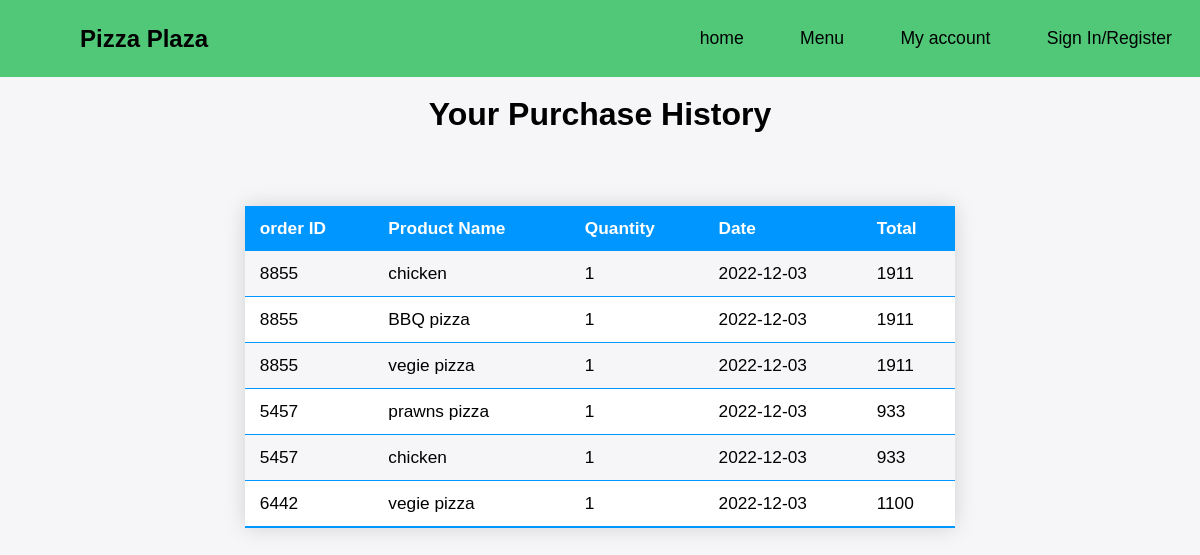
/purchaseHistory.php (signed in), run on the app's committed database.
### tables this page shows
CREATE TABLE IF NOT EXISTS `tblpayment` (
  `ID` int NOT NULL AUTO_INCREMENT,
  `total` double NOT NULL,
  `orderID` varchar(100) NOT NULL,
  PRIMARY KEY (`ID`)
);

CREATE TABLE IF NOT EXISTS `tblorder` (
  `orderID` varchar(100) NOT NULL,
  `productName` varchar(100) NOT NULL,
  `qty` int NOT NULL,
  `email` varchar(100) NOT NULL,
  `date` date NOT NULL,
  `orderNo` int NOT NULL AUTO_INCREMENT,
  PRIMARY KEY (`orderNo`)
);

### purchaseHistory.php (the view, shortened to what this page needs)
<!DOCTYPE html>
<html lang="en">
<head>
</head>
<body>
<header class="navbar">
        <div class="logo">
            <img src="./images/icons/logo.png" alt="" class="logo-image">
            <span class="logo-name">Pizza Plaza</span>
        </div>
        <div class="nav-links">
            <ul>
              <li><a href="./home.html">home</a></li>
              <li><a href="./menu.php">Menu</a></li>
              <li><a href="./userAccount.php">My account</a></li>
              <li><a href="login.php">Sign In/Register</a></li>
            </ul>
        </div>
</header>
    <h1>Your Purchase History</h1>
<main>
    <div class="container">
    <table class="styled-table">
        <thead>
            <tr>
                <th>order ID</th>
                <th>Product Name</th>
                <th>Quantity </th>
                <th>Date</th>
                <th>Total</th>
            </tr>
        </thead>
            <?php
                 $con = mysqli_connect("localhost","root","","pizzaplaza");
                $sql2 = "SELECT * FROM tblorder as o, tblpayment as p WHERE o.orderID=p.orderID AND o.email='".$_SESSION["userName"]."' ";
                $result2 = mysqli_query($con,$sql2);
                if(mysqli_num_rows($result2)>0)
                    {
                        while($row2 = mysqli_fetch_assoc($result2))
                        {
            ?>
                <tr>
                    <td> <?php echo $row2["orderID"]; ?></td>
                    <td> <?php echo $row2["productName"]; ?></td>
                    <td> <?php echo $row2["qty"]; ?></td>
                    <td> <?php echo $row2["date"]; ?></td>
                    <td> <?php echo $row2["total"]; ?></td>
                </tr>
            <?php
                        }
                    }
            ?>
    </table>
    </div>
</main>
</body>
</html>

### purchaseHistory.php (style rules this page uses)
html { font-size: 16px; }
* { padding: 0; margin: 0; box-sizing: border-box; font-family: 'Manrope', sans-serif; }
body { background: #f6f5f7; }
.logo-image { display: block; width: 5rem; padding: 0.5rem; }
.logo-name { font-size: 1.5rem; font-weight: 700; }
.logo { display: flex; align-items: center; }
.navbar { display: flex; background-color: rgb(80, 200, 120); justify-content: space-between; align-items: center; position: fixed; width: 100%; }
.nav-links { height: 100%; }
.nav-links ul { list-style: none; display: flex; }
.nav-links li a { font-size: 1.1rem; display: block; text-decoration: none; padding: 1.6em ; color: black; font-weight: 500; }
img { display: block; }
main { width: 100%; padding:3em 0.5em 0 0.5em; display: flex; flex-direction: row; }
.container { display: flex; justify-content: center; width: 100%; height: 100%; font-size: 1.2em; }
h1 { text-align: center; padding-top: 6rem; }
.styled-table { width: 60%; border-collapse: collapse; margin: 25px 0; font-size: 0.9em; font-family: sans-serif; min-width: 400px; box-shadow: 0 0 20px rgba(0, 0, 0, 0.15); }
.styled-table thead tr { background-color: #0096FF; color: #ffffff; text-align: left; }
.styled-table th, .styled-table td { padding: 12px 15px; }
.styled-table tbody tr { border-bottom: 1px solid #0096FF; }
.styled-table tbody tr:nth-of-type(even) { background-color: white; }
.styled-table tbody tr:last-of-type { border-bottom: 2px solid #0096FF; }

### data on the page
tblpayment: orderID "8855", tblorder.productName "chicken", tblorder.qty "1", tblorder.date "2022-12-03", total "1911", tblorder.productName "BBQ pizza", tblorder.productName "vegie pizza"
tblpayment: orderID "5457", tblorder.productName "prawns pizza", tblorder.qty "1", tblorder.date "2022-12-03", total "933", tblorder.productName "chicken"
tblpayment: orderID "6442", tblorder.productName "vegie pizza", tblorder.qty "1", tblorder.date "2022-12-03", total "1100"
